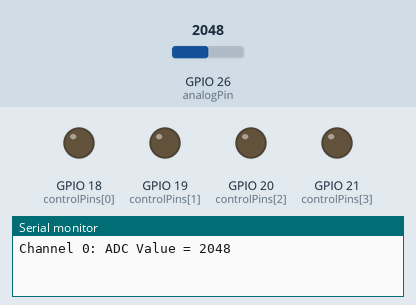
Simulated run of this sketch. Board: ESP32. On the bench: output pins drawn as LEDs (lit = HIGH), the last lines printed to the serial monitor. The inputs (shaded band) are chosen by the test bench; at power-on: GPIO 26 (analogPin) = 2048.

Above: at 0.5 s.
At 2.5 s:
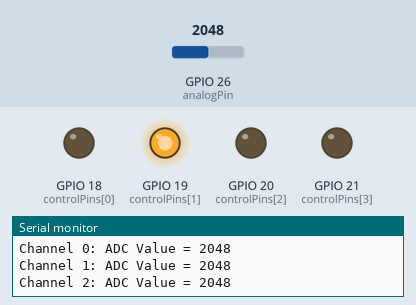
At 4.5 s:
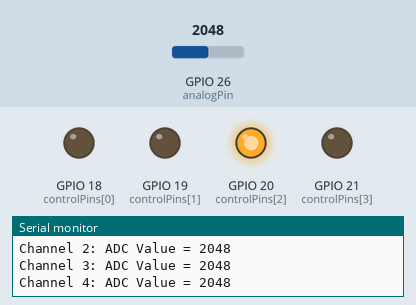
At 9.5 s:
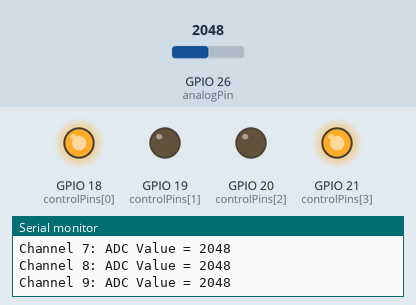
At 14.5 s:
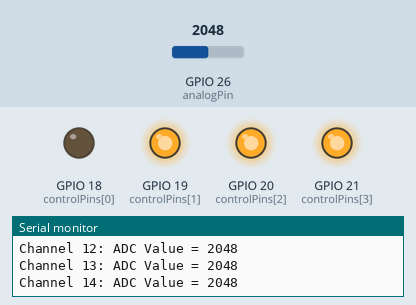
At 19.5 s:
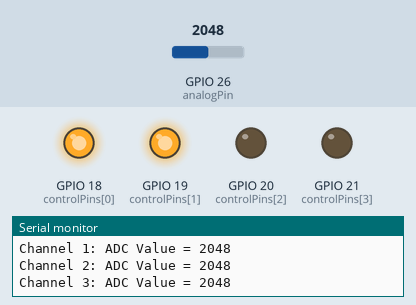
Timing chart, 0 to 20.8 s (numbered marks = the images above):
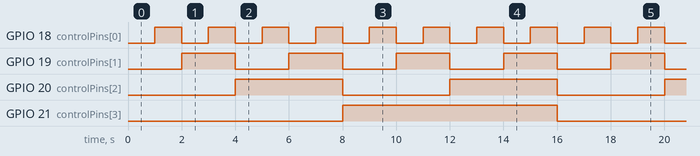

Measured:
- by itself, GPIO 18 (controlPins[0]): alternates HIGH for 1.0 s and LOW for 1.0 s
- by itself, GPIO 19 (controlPins[1]): alternates HIGH for 2.0 s and LOW for 2.0 s
- by itself, GPIO 20 (controlPins[2]): alternates HIGH for 4.0 s and LOW for 4.0 s
- by itself, GPIO 21 (controlPins[3]): alternates HIGH for 8.0 s and LOW for 8.0 s

The sketch:

sketch_aug29a.ino
```cpp
const int controlPins[4] = {18, 19, 20,21};  // Pins connected to S0, S1, S2, and S3 of CD74HC4067
const int analogPin = 26;                  // Analog pin connected to SIG pin of CD74HC4067

void setup() {
  Serial.begin(9600);
  for (int i = 0; i < 4; i++) {
    pinMode(controlPins[i], OUTPUT);
  }
}

void loop() {
  for (int channel = 0; channel < 16; channel++) {
    // Select the desired channel on the multiplexer
    selectChannel(channel);

    // Read analog value from the selected channel
    int adcValue = analogRead(analogPin);

    Serial.print("Channel ");
    Serial.print(channel);
    Serial.print(": ADC Value = ");
    Serial.println(adcValue);

    delay(1000); // Delay before reading the next channel
  }
}

void selectChannel(int channel) {
  for (int i = 0; i < 4; i++) {
    digitalWrite(controlPins[i], (channel >> i) & 1);
  }
}
```
